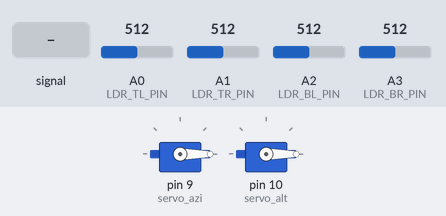
Simulated run of this sketch. Board: Arduino Uno, built with avr-gcc and run on an emulated ATmega328P. On the bench: 2 × servo. Inputs (shaded band) come from the test bench; at power-on: A0 (LDR_TL_PIN) = 512, A1 (LDR_TR_PIN) = 512, A2 (LDR_BL_PIN) = 512, A3 (LDR_BR_PIN) = 512.

Above: at 1.2 s.
1.3 s: A0 (LDR_TL_PIN) fed a 200 Hz sine of ±81 counts around its level
At 1.75 s:
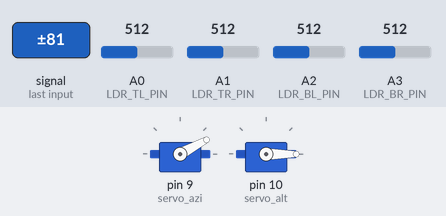
4.3 s: A0 (LDR_TL_PIN) set to 716
At 5.2 s:
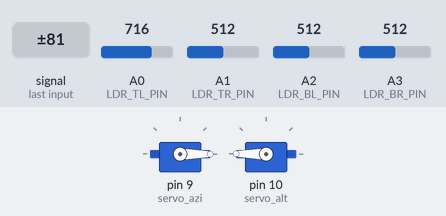
5.9 s: A1 (LDR_TR_PIN) set to 780
7.4 s: A1 (LDR_TR_PIN) set to 810
At 8.7 s:
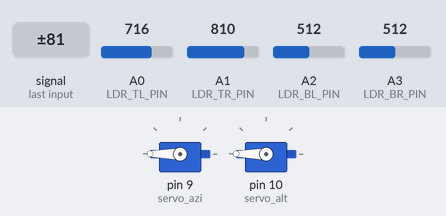
9.0 s: A2 (LDR_BL_PIN) set to 675
10.5 s: A2 (LDR_BL_PIN) set to 695
At 11.1 s:
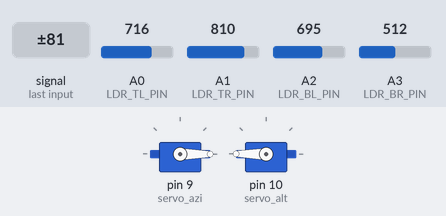
Timing chart, 0 to 13.1 s (numbered marks = the images above; inputs shaded):
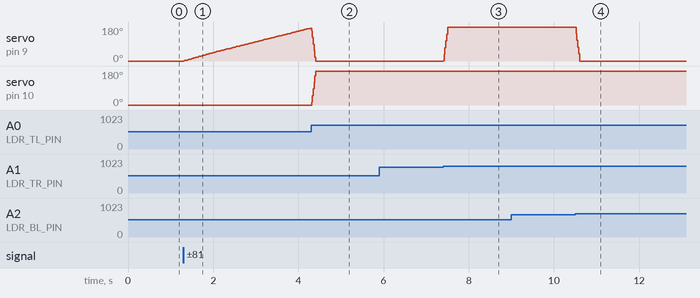

Measured:
- the behaviour switches between 797 and 798 on A1 (LDR_TR_PIN) (found by bisection; images 2 and 3)
- the behaviour switches between 687 and 688 on A2 (LDR_BL_PIN) (found by bisection; images 3 and 4)
- after the input at 1.3 s, servo on pin 9 (servo_azi): moves from 0° to 174° over 3.0 s, starting at once
- after the input at 4.3 s, servo on pin 10 (servo_alt): 0° → 180° at once
- after the input at 5.9 s, every drawn part: stays the same
- after the input at 7.4 s, servo on pin 9 (servo_azi): 0° → 180° at once
- after the input at 9.0 s, every drawn part: stays the same
- after the input at 10.5 s, servo on pin 9 (servo_azi): 180° → 0° at once

The sketch:

samslam.ino
```cpp
#include <Servo.h>

#define LDR_TL_PIN A0
#define LDR_TR_PIN A1
#define LDR_BL_PIN A2
#define LDR_BR_PIN A3

#define BUT1_pin 4
#define BUT1_pin 5

#define SERVO_AZIMUTH 9
#define SERVO_ALTITUDE 10

#define LDR_DEADZONE 40

#define SERVO_CONTROL_INTERVAL_MS 500

int ldr_tl_val;
int ldr_tr_val;
int ldr_bl_val;
int ldr_br_val;

long prev_time;

Servo servo_azi;
Servo servo_alt;

int servo_azi_val;
int servo_alt_val;

void setup()
{

  Serial.begin(9600);

  servo_azi.attach(9);
  servo_alt.attach(10);
}

void loop()
{

  unsigned long time = millis();

  ldr_tl_val = analogRead(A0);
  ldr_tr_val = analogRead(A1);
  ldr_bl_val = analogRead(A2);
  ldr_br_val = analogRead(A3);

  int ldr_avg_t = (ldr_tl_val + ldr_tr_val) / 2;
  int ldr_avg_b = (ldr_bl_val + ldr_br_val) / 2;
  int ldr_avg_r = (ldr_tr_val + ldr_br_val) / 2;
  int ldr_avg_l = (ldr_tl_val + ldr_bl_val) / 2;

  int ldr_avg = (ldr_tl_val + ldr_tr_val + ldr_bl_val + ldr_br_val) / 4;

  int diff_azi = ldr_avg_r - ldr_avg_l;
  int diff_alt = ldr_avg_t - ldr_avg_b;

  if (abs(diff_azi) > LDR_DEADZONE)
  {
    if (diff_azi < 0)
    {
      servo_azi_val -= 1; servo_azi_val = constrain(servo_azi_val, 0, 180);
    }
    else
    {
      servo_azi_val += 1;
      servo_azi_val = constrain(servo_azi_val, 0, 180);
    }
  }

  if (abs(diff_alt) > LDR_DEADZONE)
  {
    if (diff_alt < 0)
    {
      servo_alt_val -= 1; servo_alt_val = constrain(servo_alt_val, 0, 180);
    }
    else
    {
      servo_alt_val += 1;
      servo_alt_val = constrain(servo_alt_val, 0, 180);
    }
  }

  servo_azi.write(servo_azi_val);
  servo_alt.write(servo_alt_val);

}
```
